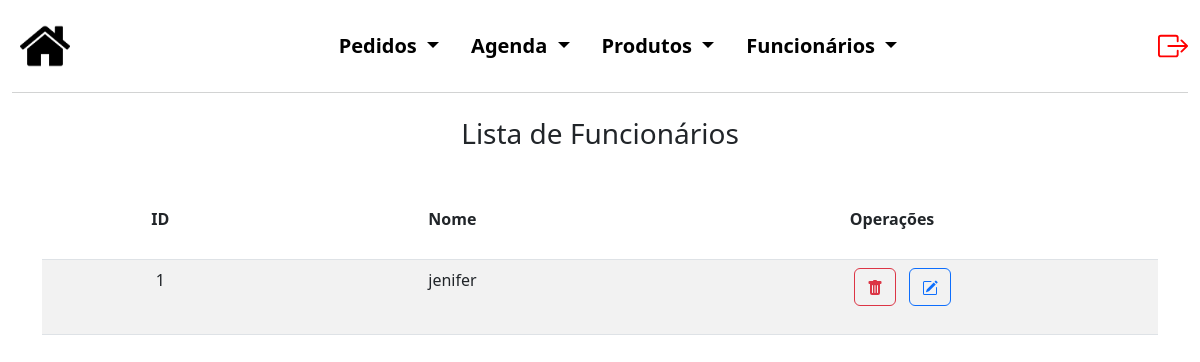
Before: /funcionarios/listaFunc.php (signed in) with the older database file.
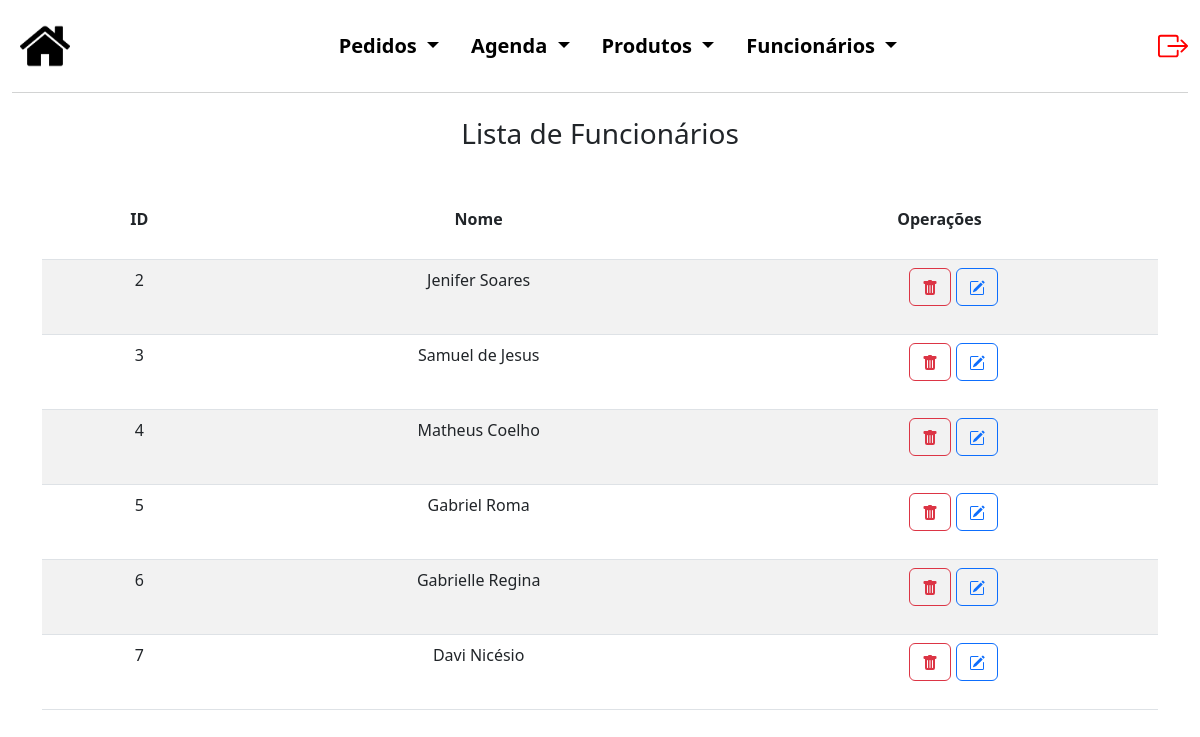
After: the same page with the newer database file.
### tables this page shows
CREATE TABLE `funcionarios` (
  `cod_func` int(5) NOT NULL,
  `nome` varchar(50) NOT NULL
);

### funcionarios/listaFunc.php (the view, shortened to what the changed rows need)
<?php
$conexao = novaConexao();
$registros = [];
$erro = false;
try {
    $sql = "SELECT * FROM funcionarios";
    $stmt = $conexao->prepare($sql);
    $stmt->execute();
    $registros = $stmt->fetchAll(PDO::FETCH_ASSOC);
} catch (PDOException $e) {
    $erro = true;
    echo "Erro: " . $e->getMessage();
}
?>
<!DOCTYPE html>
<html lang="pt-BR">
<head>
    <link href="https://cdn.jsdelivr.net/npm/bootstrap@5.3.0/dist/css/bootstrap.min.css" rel="stylesheet">
    <link rel="stylesheet" href="../style.css">
</head>
<body>
    <?php if ($erro): ?>
        <div class="alert alert-danger" role="alert">
            Não foi possível carregar os dados.
        </div>
    <?php else: ?>
        <div class="container consContainer">
            <table class="table table-striped">
                <thead>
                    <tr>
                        <th>
                            <div class="row justify-content-center text-center titleCons">
                                ID
                            </div>
                        </th>
                        <th>
                            <div class="row justify-content-center text-center titleCons">
                                Nome
                            </div>
                        </th>
                        <th>
                            <div class="row justify-content-center text-center titleCons">
                                Operações
                            </div>
                        </th>
                    </tr>
                </thead>
                <tbody>
                    <?php foreach ($registros as $registro): ?>
                        <tr>
                            <td>
                                <div class="row justify-content-center registro">
                                    <?php echo ($registro['cod_func']); ?>
                                </div>
                            </td>
                            <td>
                                <div class="row justify-content-center registro">
                                    <?php echo ($registro['nome']); ?>
                                </div>
                            </td>
                            <td>
                                <div class="row text-center justify-content-center operacoes">
                                    <div class="col-1 oprBtn">
                                        <form method="POST">
                                            <button type="submit" name="delete" class="btn btn-outline-danger">
                                            </button>
                                        </form>
                                    </div>
                                    <div class="col-1 oprBtn">
                                        <form method="POST">
                                            <button type="submit" name="edit" class="btn btn-outline-primary">
                                            </button>
                                        </form>
                                    </div>
                                </div>
                            </td>
                        </tr>
                    <?php endforeach; ?>
                </tbody>
            </table>
        </div>
    <?php endif; ?>
</body>
</html>

Changed rows visible on the page:
removed funcionarios: cod_func "1", nome "jenifer"
added funcionarios: cod_func "2", nome "Jenifer Soares"
added funcionarios: cod_func "3", nome "Samuel de Jesus"
added funcionarios: cod_func "4", nome "Matheus Coelho"
added funcionarios: cod_func "5", nome "Gabriel Roma"
added funcionarios: cod_func "6", nome "Gabrielle Regina"
added funcionarios: cod_func "7", nome "Davi Nicésio"
